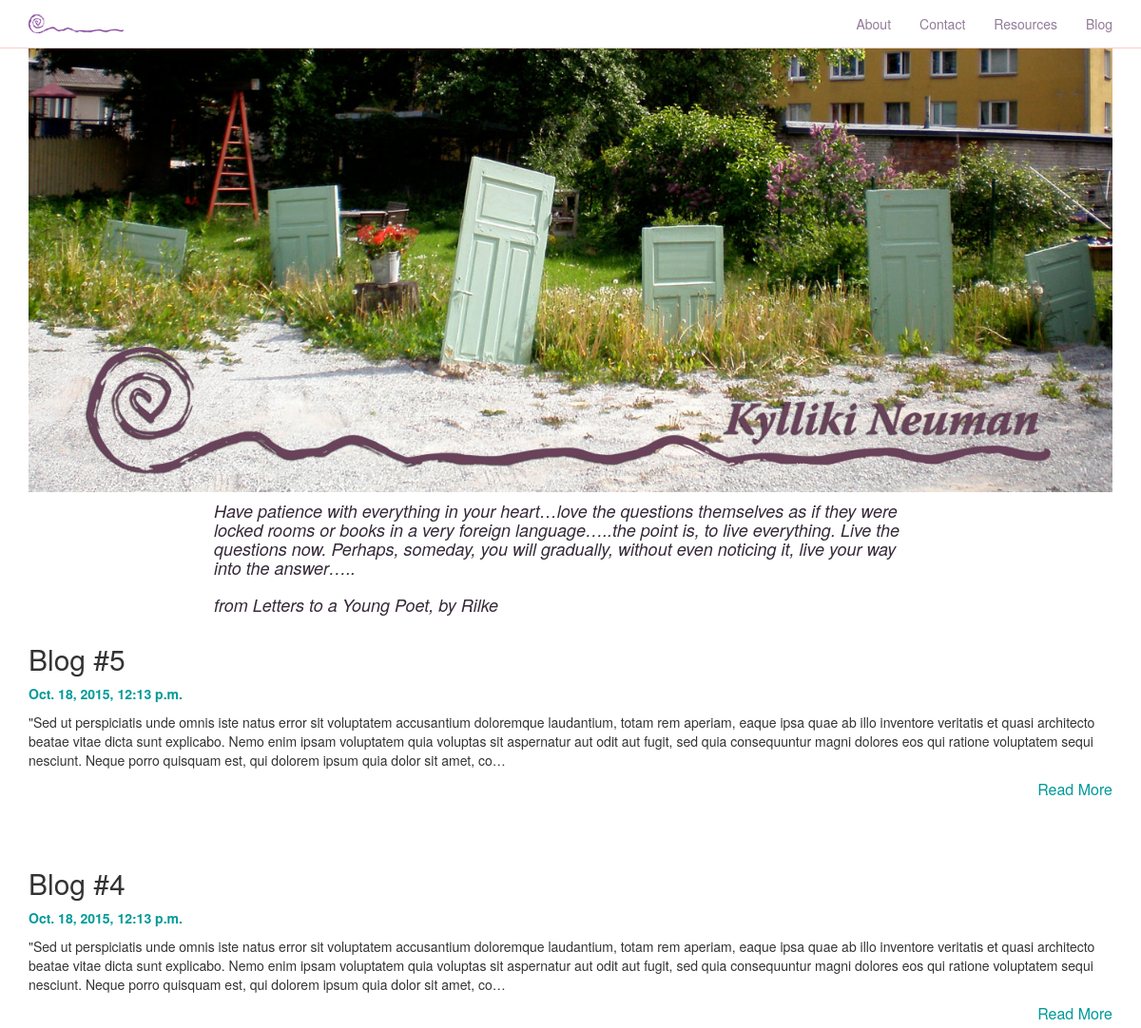
/blog/ (upper part), run on an earlier commit of the app's database.
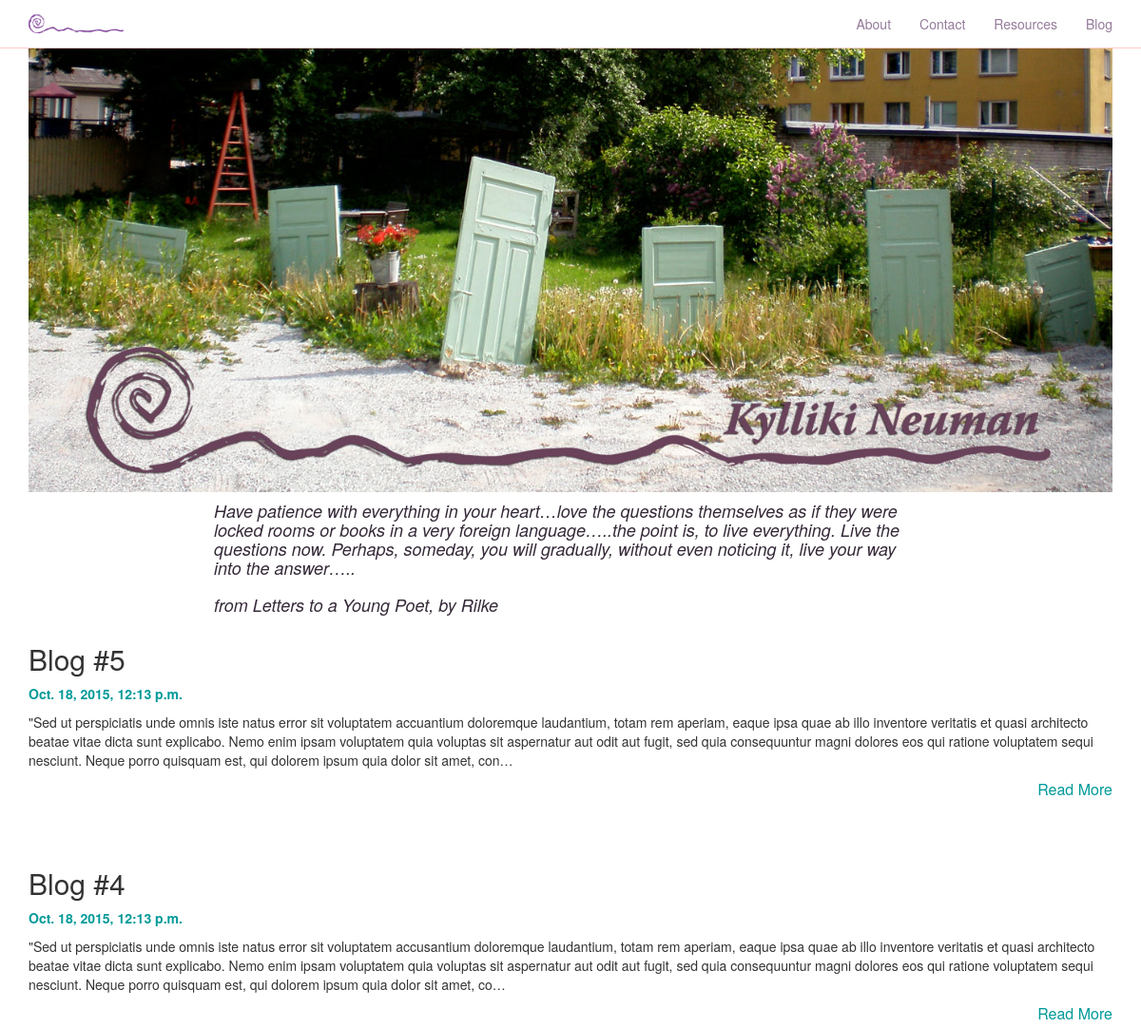
And on a later commit of the database.
### blog/models.py (models this page shows, shortened)
class Blog(models.Model):
    title = CharField(max_length=100)
    slug = models.SlugField(max_length=200, unique=True, null=True)
    body = RedactorField(
        verbose_name=u'Text',
        redactor_options={}
    )
    published = models.BooleanField(default=True)
    created_at = models.DateTimeField(auto_now_add=True)
    updated_at = models.DateTimeField(auto_now=True)
    objects = EntryQuerySet.as_manager()
    class Meta:
        verbose_name = "Blog Entry"
        verbose_name_plural = "Blog Entries"
        ordering = ['-created_at']

### blog/views.py (the view)
# urls.py: 2. Add a URL to urlpatterns:  url(r'^blog/', include(blog_urls))
def blog(request):
    posts = Blog.objects.published()
    return render(request, "blog.html", {
        'posts': posts
    })

### blog/models.py (called while the page is built)
    def published(self):
        return self.filter(published=True)

### blog/templates/blog.html
{% extends "base.html" %}
{% load static i18n %}
{% block content %}
<div class="container">
  <img class="img-responsive blog-header" src="{% static 'images/uksed-header-name.jpg' %}" alt="">
    <div class="row">
        <div class="col-md-8 col-md-offset-2">
            <h4>
                Have patience with everything in your heart…love the
                questions themselves as if they were locked rooms or
                books in a very foreign language…..the point is, to live
                everything. Live the questions now. Perhaps, someday, you
                will gradually, without even noticing it, live your way into
                the answer…..
                <br><br>
                from Letters to a Young Poet, by Rilke
            </h4>
        </div>
    </div>
</div>
{% for post in posts %}
    <div class="post">
        <div class="container">
            <div class="row">
                <div class="col-md-12">
                    <h2><a href="{% url 'entry_detail' slug=post.slug %}">{{ post.title }}</a></h2>
                    <p class="meta">
                        <b>{{ post.created_at }}</b>
                    </p>
                    <p>
                        {{ post.body|safe|truncatechars_html:440 }}
                    </p>
                    <div class="read-more pull-right">
                        <a href="{% url 'entry_detail' slug=post.slug %}">Read More</a>
                    </div>
                </div>
            </div>
        </div>
    </div>
{% endfor %}
{% endblock %}

### blog/templates/base.html (shortened to what this page needs)
{% load staticfiles %}
<!DOCTYPE html>
<html lang="en">
  <head>
    <link rel="stylesheet" href="https://maxcdn.bootstrapcdn.com/bootstrap/3.3.5/css/bootstrap.min.css" />
    <link rel="stylesheet" href="{% static 'css/main.css' %}" type="text/css" />
    <link rel="stylesheet" href="//maxcdn.bootstrapcdn.com/font-awesome/4.3.0/css/font-awesome.min.css" />
  </head>
  <body id="page-top" class="index">
    <div class="hero">
      <nav class="navbar navbar-default navbar-fixed-top">
          <div class="container">
              <div class="navbar-header page-scroll">
                  <a class="navbar-brand" name="page-top" href="{% url 'home' %}">
                    <img src="{% static 'images/logo.png' %}" alt="">
                  </a>
              </div>
              <div class="collapse navbar-collapse" id="bs-example-navbar-collapse-1">
                <ul class="nav navbar-nav navbar-right">
                  <li class="page-scroll">
                    <a href="{% url 'home' %}#about">About</a>
                  </li>
                  <li class="page-scroll">
                    <a href="{% url 'home' %}#contact">Contact</a>
                  </li>
                  <li class="page-scroll">
                    <a href="{% url 'resources' %}">Resources</a>
                  </li>
                  <li class="page-scroll">
                    <a href="{% url 'blog' %}">Blog</a>
                  </li>
                </ul>
              </div>
          </div>
      </nav>
      </div>
        {% block content %}{% endblock %}
  </body>
</html>

### blog/static/css/main.css (style rules this page uses)
body { padding-top: 70px; background: #fff; color: #333; }
.navbar-default { background: #fff; border-bottom: #ffcccc 1px solid; margin-bottom: 0; }
.navbar-default .navbar-nav li a { color: #947b9a; }
.blog-header { margin: auto; margin-top: -20px; }
h4 { font-style: italic; color: #352938; }
.post { padding-bottom: 50px; }
.post b { color: #009999; }
.post h2 a { color: #333; }
.read-more a { color: #009999; font-size: 16px; }

What changed in the data, as far as the page shows it:
changed Blog "Blog #5": body "…natus error sit voluptatem accusantium doloremque laudantium, totam rem aperiam, eaque ipsa quae ab illo inventore veritatis et quasi architecto beatae vitae dicta sunt explicabo. Nemo enim ipsam voluptatem quia voluptas sit aspernatur aut odit aut fugit, sed quia consequuntur magni dolores eos qui ratione voluptatem sequi nesciunt. Neque porro quisquam est, qui dolorem ipsum quia dolor sit amet, co…" → "…natus error sit voluptatem accuantium doloremque laudantium, totam rem aperiam, eaque ipsa quae ab illo inventore veritatis et quasi architecto beatae vitae dicta sunt explicabo. Nemo enim ipsam voluptatem quia voluptas sit aspernatur aut odit aut fugit, sed quia consequuntur magni dolores eos qui ratione voluptatem sequi nesciunt. Neque porro quisquam est, qui dolorem ipsum quia dolor sit amet, con…"
